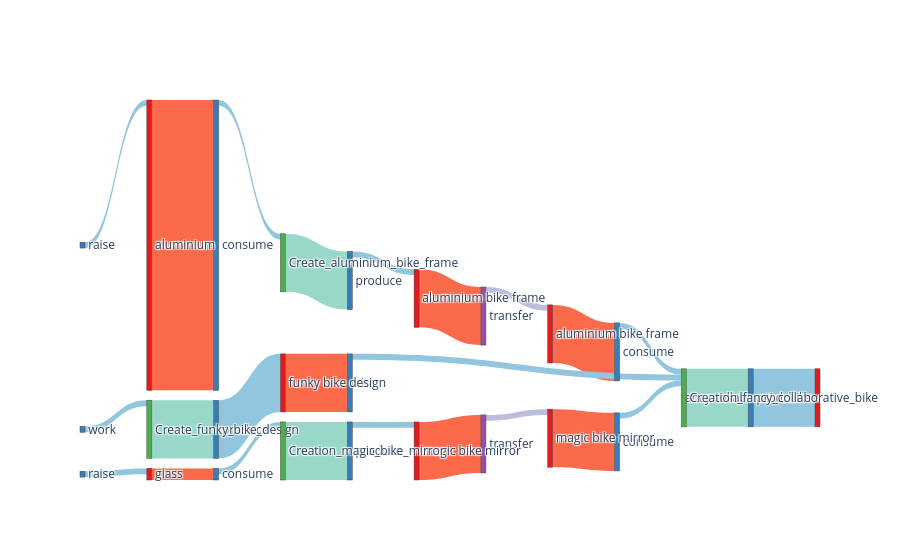

Notebook code cell kept with this figure:
### Markdown cell above
### Visualize Supply Chain with Sankey Diagram

### Code cell
labels = []
sources = []
targets = []
values = []
color_nodes = []
color_links = []
assigned = {}
vis_dpp(tot_dpp[0], count=0, assigned=assigned, labels=labels, targets=targets, sources=sources, values=values, color_nodes=color_nodes, color_links=color_links)
sources, targets = consol_trace(assigned, sources, targets)
make_sankey(sources, targets, labels, values, color_nodes, color_links)

### Figure 1 — Plotly figure (JSON) as saved in the notebook; plotly's stock layout.template omitted (floating-point values rounded to 4 significant figures)
{"data": [{"link": {"color": ["#92c5de", "#99d8c9", "#92c5de", "#fb6a4a", "#bcbddc", "#fb6a4a", "#92c5de", "#99d8c9", "#92c5de", "#fb6a4a", "#92c5de", "#92c5de", "#fb6a4a", "#92c5de", "#99d8c9", "#92c5de", "#92c5de", "#fb6a4a", "#bcbddc", "#fb6a4a", "#92c5de", "#99d8c9", "#92c5de", "#fb6a4a", "#92c5de"], "source": [1, 2, 3, 4, 5, 6, 7, 8, 9, 10, 11, 12, 13, 14, 15, 16, 17, 18, 19, 20, 21, 22, 23, 24, 25], "target": [0, 1, 2, 3, 4, 5, 6, 7, 8, 9, 10, 2, 12, 13, 14, 15, 2, 17, 18, 19, 20, 21, 22, 23, 24], "value": [1, 1, 0.1, 1, 0.1, 1, 0.1, 1, 0.1, 5, 0.1, 0.1, 1, 1, 1, 0.1, 0.1, 1, 0.1, 1, 0.1, 1, 0.1, 0.2, 0.1]}, "node": {"color": ["#e41a1c", "#377eb8", "#4daf4a", "#377eb8", "#e41a1c", "#984ea3", "#e41a1c", "#377eb8", "#4daf4a", "#377eb8", "#e41a1c", "#377eb8", "#377eb8", "#e41a1c", "#377eb8", "#4daf4a", "#377eb8", "#377eb8", "#e41a1c", "#984ea3", "#e41a1c", "#377eb8", "#4daf4a", "#377eb8", "#e41a1c", "#377eb8"], "label": ["fancy collaborative bike", "produce", "Creation_fancy_collaborative_bike", "consume", "aluminium bike frame", "transfer", "aluminium bike frame", "produce", "Create_aluminium_bike_frame", "consume", "aluminium", "raise", "cite", "funky bike design", "produce", "Create_funky_bike_design", "work", "consume", "magic bike mirror", "transfer", "magic bike mirror", "produce", "Creation_magic_bike_mirror", "consume", "glass", "raise"], "pad": 10, "thickness": 5}, "type": "sankey"}], "layout": {}}
